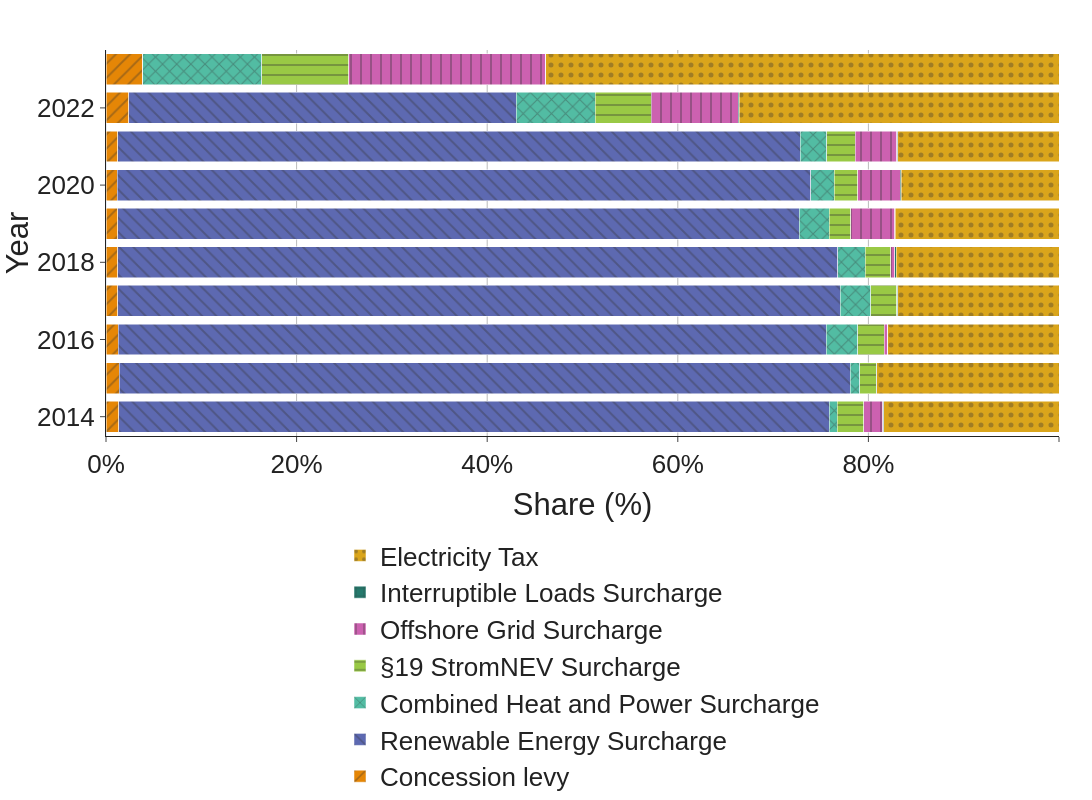

The notebook cell this image was saved under:
### Code cell
# Figure 6: Electricity Price Components for Industry in Germany from 2014 to 2023, adapted from [21].
FIG6_PATTERN_MAP = {
    "Concession levy": "/",
    "Renewable Energy Surcharge": "\\",
    "Combined Heat and Power Surcharge": "x",
    "§19 StromNEV Surcharge": "-",
    "Offshore Grid Surcharge": "|",
    "Interruptible Loads Surcharge": "+",
    "Electricity Tax": ".",
}

# Data Import
fig6_df = pd.read_csv(FIG_6_DATA)

# Melt the DataFrame to long format
categories = [col for col in fig6_df.columns if col != "years"]
df_melt = fig6_df.melt(id_vars=["years"], value_vars=categories, var_name="Category", value_name="Value")

# Normalize so every year's components sum to 1 (100%)
df_melt["Share"] = df_melt.groupby("years")["Value"].transform(lambda x: x / x.sum())

# Figure Plot

fig = go.Figure()

for i, category in enumerate(categories):
    cat_data = df_melt[df_melt["Category"] == category]
    fig.add_bar(
        y=cat_data["years"],
        x=cat_data["Share"],
        name=category,
        orientation="h",
        marker=dict(
            color=COLOR_THEME[i % len(COLOR_THEME)],
            pattern=dict(
                shape=FIG6_PATTERN_MAP.get(category, ""),  # fallback: no pattern
                fgcolor="rgba(50,50,50,0.7)"               # dark overlay for patterns
            )
        ),
    )

fig.update_layout(
    barmode="stack",
    xaxis_tickformat=".0%",
    xaxis=dict(
        range=[0, 1.0],
        tickvals=[0, 0.2, 0.4, 0.6, 0.8, 1.0],
        title="Share (%)",
        tickformat=".0%"
    ),
    yaxis_title="Year",
    # title="Electricity Price Composition in Germany",
    plot_bgcolor="white",
)
fig = apply_fig_defaults(fig)
fig.show()
export_fig(fig, "Figure_6_electricity_price_components_2014_2023")


# Simple plot without patterns
# export_fig(fig, "Figure_6_electricity_price_components_2014_2023")

# fig = px.bar(
#     df_melt,
#     y="years",
#     x="Share",
#     color="Category",
#     color_discrete_sequence=COLOR_THEME,
#     orientation="h",
#     labels={
#         "years": "Year",
#         "Share": "Share (%)",
#         "Category": "Component"
#     },
#     title="Electricity Price Composition in Germany"
# )

# fig.update_layout(
#     barmode="stack",
#     xaxis_tickformat=".0%",
#     xaxis=dict(
#         range=[0, 1.0],
#         tickformat=".0%"
#     ),
# )

# fig.update_yaxes(
#     tickmode="linear",
# )

# fig = apply_fig_defaults(fig)
# fig.show()
# export_fig(fig, "Figure_6_electricity_price_components_2014_2023")

### Figure 1 — Plotly figure (JSON) as saved in the notebook; plotly's stock layout.template omitted (floating-point values rounded to 4 significant figures)
{"data": [{"marker": {"color": "rgb(229, 134, 6)", "pattern": {"fgcolor": "rgba(50,50,50,0.7)", "shape": "/"}}, "name": "Concession levy", "orientation": "h", "type": "bar", "x": [0.01315, 0.01368, 0.01286, 0.01213, 0.01224, 0.01229, 0.01185, 0.01212, 0.02402, 0.03853], "y": [2014, 2015, 2016, 2017, 2018, 2019, 2020, 2021, 2022, 2023]}, {"marker": {"color": "rgb(93, 105, 177)", "pattern": {"fgcolor": "rgba(50,50,50,0.7)", "shape": "\\"}}, "name": "Renewable Energy Surcharge", "orientation": "h", "type": "bar", "x": [0.7459, 0.7671, 0.7431, 0.7585, 0.7555, 0.7154, 0.7279, 0.7163, 0.4066, 0.0], "y": [2014, 2015, 2016, 2017, 2018, 2019, 2020, 2021, 2022, 2023]}, {"marker": {"color": "rgb(82, 188, 163)", "pattern": {"fgcolor": "rgba(50,50,50,0.7)", "shape": "x"}}, "name": "Combined Heat and Power Surcharge", "orientation": "h", "type": "bar", "x": [0.008367, 0.009947, 0.03274, 0.03197, 0.02892, 0.03127, 0.02435, 0.02799, 0.08255, 0.125], "y": [2014, 2015, 2016, 2017, 2018, 2019, 2020, 2021, 2022, 2023]}, {"marker": {"color": "rgb(153, 201, 69)", "pattern": {"fgcolor": "rgba(50,50,50,0.7)", "shape": "-"}}, "name": "§19 StromNEV Surcharge", "orientation": "h", "type": "bar", "x": [0.02749, 0.01865, 0.02807, 0.02756, 0.0267, 0.02234, 0.02478, 0.02975, 0.05896, 0.09107], "y": [2014, 2015, 2016, 2017, 2018, 2019, 2020, 2021, 2022, 2023]}, {"marker": {"color": "rgb(204, 97, 176)", "pattern": {"fgcolor": "rgba(50,50,50,0.7)", "shape": "|"}}, "name": "Offshore Grid Surcharge", "orientation": "h", "type": "bar", "x": [0.02032, -0.001243, 0.003508, -0.0002205, 0.004449, 0.04646, 0.04482, 0.04353, 0.0915, 0.207], "y": [2014, 2015, 2016, 2017, 2018, 2019, 2020, 2021, 2022, 2023]}, {"marker": {"color": "rgb(36, 121, 108)", "pattern": {"fgcolor": "rgba(50,50,50,0.7)", "shape": "+"}}, "name": "Interruptible Loads Surcharge", "orientation": "h", "type": "bar", "x": [0.001076, 0.000746, 0.0, 0.0006614, 0.001224, 0.0005585, 0.0007541, 0.0009917, 0.0006552, 0.0], "y": [2014, 2015, 2016, 2017, 2018, 2019, 2020, 2021, 2022, 2023]}, {"marker": {"color": "rgb(218, 165, 27)", "pattern": {"fgcolor": "rgba(50,50,50,0.7)", "shape": "."}}, "name": "Electricity Tax", "orientation": "h", "type": "bar", "x": [0.1837, 0.1911, 0.1797, 0.1694, 0.171, 0.1717, 0.1656, 0.1694, 0.3357, 0.5384], "y": [2014, 2015, 2016, 2017, 2018, 2019, 2020, 2021, 2022, 2023]}], "layout": {"barmode": "stack", "font": {"color": "#222222", "family": "Arial, sans-serif", "size": 26}, "height": 800, "legend": {"orientation": "h", "title": {"text": ""}, "x": 0.5, "xanchor": "center", "y": -0.25, "yanchor": "top"}, "margin": {"b": 0, "l": 30, "r": 30, "t": 50}, "plot_bgcolor": "white", "showlegend": true, "width": 1500, "xaxis": {"gridcolor": "#bbbbbb", "gridwidth": 1, "linecolor": "#222", "linewidth": 1, "range": [0, 1], "showgrid": true, "tickformat": ".0%", "ticklen": 5, "ticks": "outside", "tickvals": [0, 0.2, 0.4, 0.6, 0.8, 1], "title": {"text": "Share (%)"}}, "yaxis": {"gridcolor": "#bbbbbb", "gridwidth": 1, "linecolor": "#222", "linewidth": 1, "showgrid": true, "ticklen": 5, "ticks": "outside", "title": {"text": "Year"}}}}
